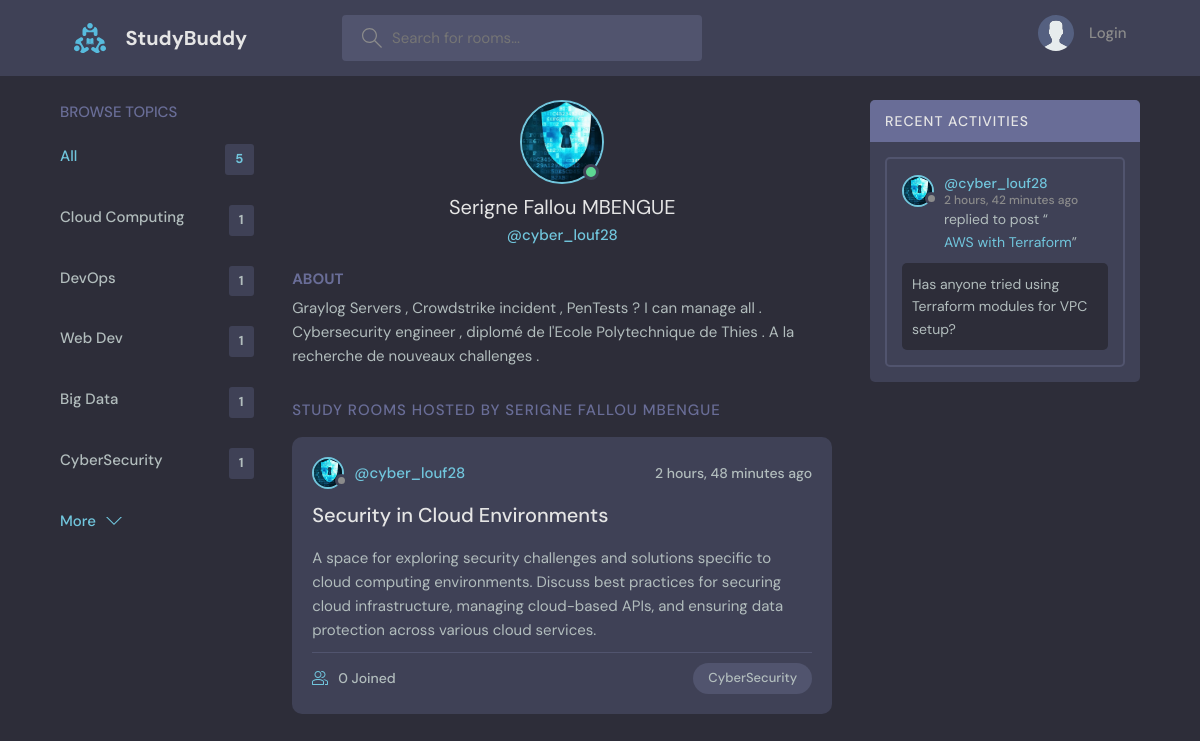
The page /user_profile/3 on the database its author committed.
### base/models.py (models this page shows, shortened)
class Topic ( models.Model ) :
    name = models.CharField( max_length = 50 )

class User ( AbstractUser ) :
    name = models.CharField ( max_length = 200 , null = True, blank = True )
    email = models.EmailField ( unique = True , null = True , blank = False )
    bio = models.TextField ( blank = True , null = True )
    avatar = models.ImageField ( null = True , blank = True , default = "avatar.svg" )
    USERNAME_FIELD = "email"
    REQUIRED_FIELDS = [ ]

class Room ( models.Model ) :
    host = models.ForeignKey ( User , on_delete = models.SET_NULL , null = True )
    participants = models.ManyToManyField ( User , related_name = "participants" , blank = True )
    topic = models.ForeignKey ( Topic , on_delete = models.SET_NULL , null = True )
    name = models.CharField ( max_length = 75 )
    description = models.TextField ( null = True , blank = True )
    created = models.DateTimeField ( auto_now_add = True )
    updated = models.DateTimeField ( auto_now = True )
    class Meta :
        ordering = [ '-updated' , '-created']

class Message ( models.Model ) :
    sender = models.ForeignKey ( User , on_delete = models.CASCADE )
    room = models.ForeignKey ( Room , on_delete = models.CASCADE )
    body = models.TextField ( )
    created = models.DateTimeField ( auto_now_add = True )
    updated = models.DateTimeField ( auto_now = True )
    class Meta :
        ordering = [ "-updated" , "-created" ]

### base/views.py (the view)
def user_profile ( request , user_id ) :
    user = User.objects.get ( id = user_id )
    user_topics = Topic.objects.all ()
    user_rooms = user.room_set.all ()
    user_messages = user.message_set.all ()
    context = {
        "topics" : user_topics ,
        "user" : user ,
        "rooms" : user_rooms ,
        "rooms_messages" : user_messages ,
    }
    return render ( request , 'base/user_profile.html' , context )

### base/templates/base/user_profile.html (shortened to what this page needs)
{% extends 'main.html' %}
{% block body %}
  <main class="profile-page layout layout--3">
    <div class="container">
      {% include 'base/components/topics.html' %}
      <div class="roomList">
        <div class="profile">
          <div class="profile__avatar">
            <div class="avatar avatar--large active">
              <img src="{{ user.avatar.url }}" />
            </div>
          </div>
          <div class="profile__info">
            <h3>{{ user.name }}</h3>
            <p>@{{ user.username }}</p>
          </div>
          <div class="profile__about">
            <h3>About</h3>
            <p>
              {{ user.bio }}
            </p>
          </div>
        </div>
        <div class="roomList__header">
          <div>
            <h2>Study Rooms Hosted by {{ user.name }}</a>
            </h2>
          </div>
        </div>
        {% include 'base/components/feed.html' %}
      </div>
      {% include 'base/components/recent_activity.html' %}
    </div>
  </main>
{% endblock body %}

### base/templates/base/components/topics.html
<div class="topics">
    <div class="topics__header">
    <h2>Browse Topics</h2>
    </div>
    <ul class="topics__list">
        <li>
            <a href="{% url 'home' %}" class="active">All <span> {{ topics.count }}</span></a>
        </li>
        {% for topic in topics %}
            <li>
                <a href="{% url 'home' %}?query={{ topic.name }}">
                    {{ topic.name }}
                    <span>{{ topic.room_set.all.count }}</span>
                </a>
            </li>
        {% endfor %}
    </ul>
    <a class="btn btn--link" href="{% url 'topics_list' %}">
    More
    <svg version="1.1" xmlns="http://www.w3.org/2000/svg" width="32" height="32" viewBox="0 0 32 32">
        <title>Browse Topics</title>
        <path d="M16 21l-13-13h-3l16 16 16-16h-3l-13 13z"></path>
    </svg>
    </a>
</div>

### base/templates/base/components/feed.html (shortened to what this page needs)
 {% for room in rooms %}
 <div class="roomListRoom">
    <div class="roomListRoom__header">
        <a href="{% url 'user_profile' room.host.id %}" class="roomListRoom__author">
        <div class="avatar avatar--small">
            <img src="{{ room.host.avatar.url }}" />
        </div>
        <span>@{{ room.host.username }}</span>
        </a>
        <div class="roomListRoom__actions">
        <span>{{ room.created | timesince  }} ago</span>
        </div>
    </div>
    <div class="roomListRoom__content">
        <a href="{% url 'room' room.id %}">{{ room.name }}</a>
        <p>
            {{ room.description}}
        </p>
    </div>
    <div class="roomListRoom__meta">
        <a href="{% url 'room' room.id %}" class="roomListRoom__joined">
        {{ room.participants.count }} Joined
        </a>
        <p class="roomListRoom__topic">{{ room.topic.name }}</p>
    </div>
</div>
{% endfor %}

### base/templates/base/components/recent_activity.html (shortened to what this page needs)
<div class="activities">
      <div class="activities__header">
        <h2>Recent Activities</h2>
      </div>
      {% for rooms_message in rooms_messages %}
        <div class="activities__box">
            <div class="activities__boxHeader roomListRoom__header">
            <a href="{% url 'user_profile' rooms_message.sender.id %}" class="roomListRoom__author">
                <div class="avatar avatar--small">
                <img src="{{ rooms_message.sender.avatar.url }}" />
                </div>
                <p>
                @{{ rooms_message.sender.username }}
                <span>{{ rooms_message.created | timesince }} ago</span>
                </p>
            </a>
            </div>
            <div class="activities__boxContent">
            <p>replied to post “<a href="{% url 'room' rooms_message.room.id %}">{{ rooms_message.room.name }}</a>”</p>
            <div class="activities__boxRoomContent">
                {{ rooms_message.body }}
            </div>
            </div>
        </div>
      {% endfor %}
    </div>

### rows shown on the page
Topic: name "Cloud Computing", room_set.all.count "1"
Topic: name "DevOps", room_set.all.count "1"
Topic: name "Web Dev", room_set.all.count "1"
Topic: name "Big Data", room_set.all.count "1"
Topic: name "CyberSecurity", room_set.all.count "1"
User: avatar (picture), name "Serigne Fallou MBENGUE", username "cyber_louf28", bio "Graylog Servers , Crowdstrike incident , PenTests ? I can manage all . Cybersecurity engineer , diplomé de l'Ecole Polytechnique de Thies . A la recherche de nouveaux challenges .", name "SERIGNE FALLOU MBENGUE"
Room: host.avatar (picture), host.username "cyber_louf28", created "2 hours, 48 minutes", name "Security in Cloud Environments", description "A space for exploring security challenges and solutions specific to cloud computing environments. Discuss best practices for securing cloud infrastructure, managing cloud-based APIs, and ensuring data protection across various cloud services.", participants.count "0", topic.name "CyberSecurity"
Message: sender.avatar (picture), sender.username "cyber_louf28", created "2 hours, 42 minutes", room.name "AWS with Terraform", body "Has anyone tried using Terraform modules for VPC setup?"

### other values the page prints
{{ topics.count }} "5"
